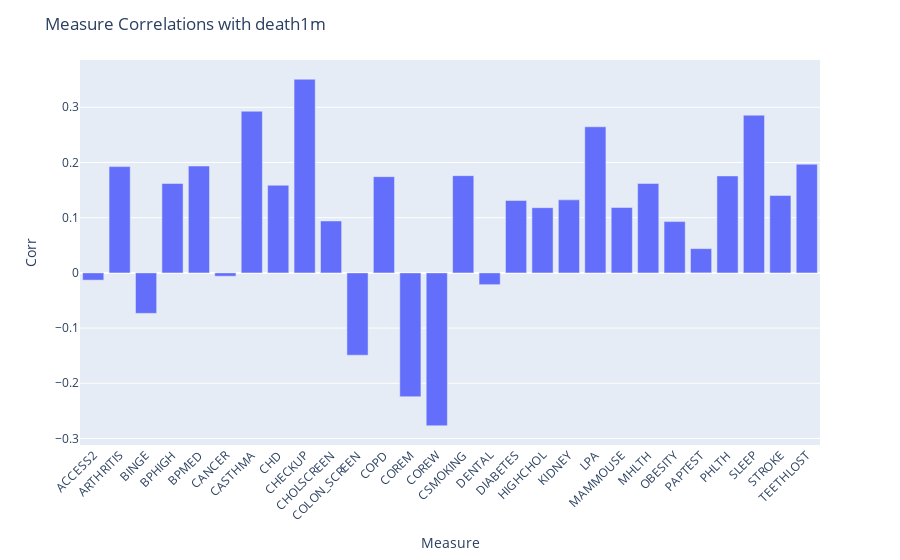

The notebook cell this image was saved under:
### Code cell
import plotly.express as px
fig = px.bar(x=cm.index, y=cm)
fig.update_layout(xaxis_tickangle=-45,\
    title='Measure Correlations with death1m',\
        xaxis_title='Measure',\
            yaxis_title = 'Corr')
fig.show()

### Figure 1 — Plotly figure (JSON) as saved in the notebook; plotly's stock layout.template omitted (floating-point values rounded to 4 significant figures)
{"data": [{"alignmentgroup": "True", "hovertemplate": "x=%{x}<br>y=%{y}<extra></extra>", "legendgroup": "", "marker": {"color": "#636efa"}, "name": "", "offsetgroup": "", "orientation": "v", "showlegend": false, "textposition": "auto", "type": "bar", "x": ["ACCESS2", "ARTHRITIS", "BINGE", "BPHIGH", "BPMED", "CANCER", "CASTHMA", "CHD", "CHECKUP", "CHOLSCREEN", "COLON_SCREEN", "COPD", "COREM", "COREW", "CSMOKING", "DENTAL", "DIABETES", "HIGHCHOL", "KIDNEY", "LPA", "MAMMOUSE", "MHLTH", "OBESITY", "PAPTEST", "PHLTH", "SLEEP", "STROKE", "TEETHLOST"], "xaxis": "x", "y": [-0.01314, 0.1925, -0.07336, 0.1619, 0.1935, -0.006054, 0.2928, 0.1587, 0.3508, 0.09402, -0.1491, 0.1742, -0.2243, -0.2769, 0.1761, -0.02134, 0.1311, 0.1181, 0.1323, 0.2646, 0.1185, 0.1618, 0.09291, 0.04395, 0.1756, 0.2857, 0.1401, 0.1969], "yaxis": "y"}], "layout": {"barmode": "relative", "legend": {"tracegroupgap": 0}, "margin": {"t": 60}, "title": {"text": "Measure Correlations with death1m"}, "xaxis": {"anchor": "y", "domain": [0, 1], "tickangle": -45, "title": {"text": "Measure"}}, "yaxis": {"anchor": "x", "domain": [0, 1], "title": {"text": "Corr"}}}}
